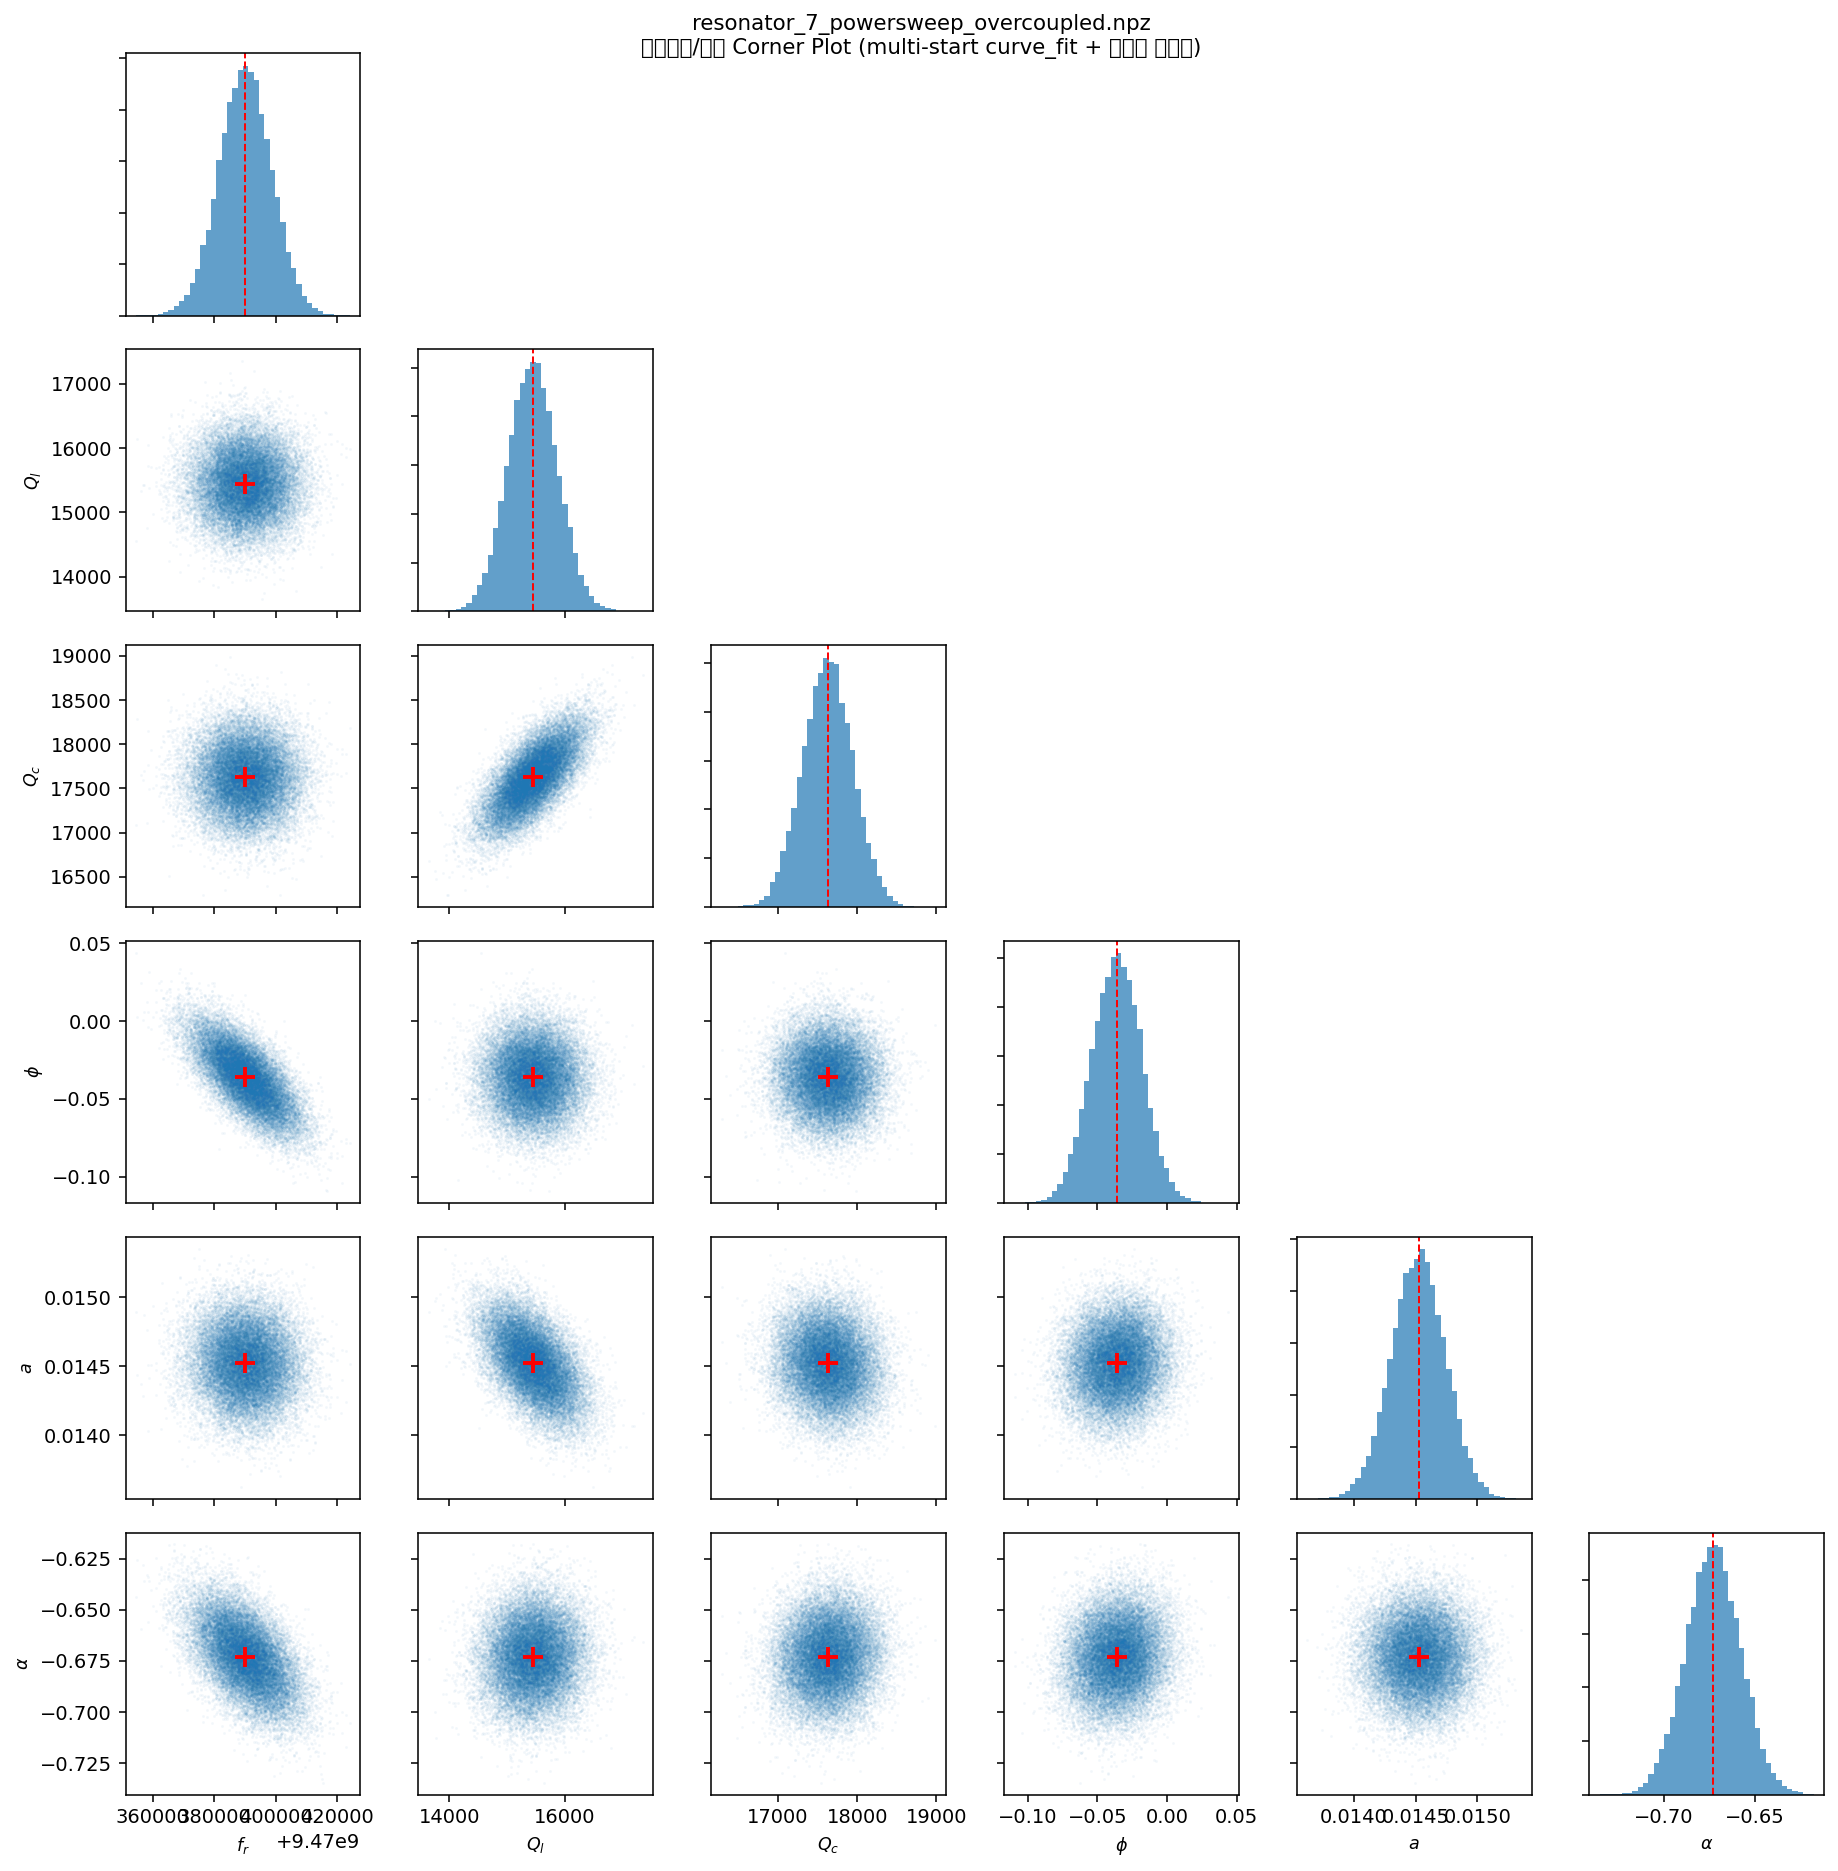

Generate this figure with Python:
"""
fano_single_resonator_corner.py
=================================================================
9개 resonator 중 하나를 골라, 베이지안/피셔 방식(curve_fit +
multi-start + 피셔행렬 기반 공분산)으로 분석하고, 그 결과를
"corner plot"(파라미터 여러 개의 상관관계를 한 번에 보여주는 격자
형태 그래프)으로 시각화합니다.

[emcee 없이 corner plot을 만드는 방법 - 왜 이렇게 하는가]
이 환경에는 emcee(진짜 MCMC 샘플러)도, corner(전용 시각화
패키지)도 설치되어 있지 않고 네트워크도 막혀 있어 설치가
불가능합니다. 대신 다음 방식을 씁니다:
  1. curve_fit으로 최적점(popt)을 구함 (이게 "posterior의 최댓값"에
     해당 - 어제/오늘 계속 설명한 대로, uniform prior + gaussian
     likelihood 조합에서는 MAP=최소제곱 해와 정확히 같음)
  2. 피셔행렬로 그 최적점 주변의 곡률(공분산)을 구함
  3. 공분산 행렬을 가진 다변량 정규분포에서 수만 개의 가상 표본을
     뽑음 - 이게 "posterior가 정확히 가우시안이라고 가정했을 때의
     MCMC 샘플"과 수학적으로 동일합니다(선형화 근사, Laplace
     approximation이라고 부르는 표준적인 기법)
  4. 이 표본들을 파라미터 쌍마다 산점도로, 각 파라미터는 히스토그램
     으로 그리면 -> 이게 정확히 corner plot의 정의입니다.
matplotlib.pyplot.subplots로 N x N 격자를 직접 만들어서 구현합니다.

[분석자가 조정할 수 있는 설정값들 - 이 스크립트의 목적]
파일 맨 위 STEP 0에 있는 aa_ 변수들을 바꿔가며, 어떤 resonator를
볼지, multi-start 후보를 얼마나 촘촘히 할지, 몬테카를로 샘플
개수를 얼마나 크게 할지 등을 자유롭게 실험해볼 수 있습니다.
"""

import numpy as np
from scipy.optimize import curve_fit
import matplotlib
matplotlib.use('Agg')
import matplotlib.pyplot as plt
import os
import sys
import json

sys.path.insert(0, os.getcwd())
import fano_models
import fano_fisher_matrix as fm


# =========================================================
# STEP 0. 분석자 설정값 (aa_ 접두사) - 여기를 바꿔가며 실험해보세요
# =========================================================
aa_upload_dir = '/mnt/user-data/uploads/'
aa_resonator_choice = 'resonator_7_powersweep_overcoupled.npz'
    # [조정 가능] 9개 파일 중 하나를 골라 자세히 봄. 오늘 요약표에서
    # "베이지안 68%폭이 가장 넓었던"(=가장 불확실했던) resonator_7을
    # 기본값으로 골랐음 - corner plot에서 파라미터 간 상관관계
    # (축퇴)가 가장 뚜렷하게 보일 가능성이 높은 케이스.

aa_power_slice_index = 0     # [조정 가능] 어느 전력 slice를 볼지
aa_n_ports = 1.0              # [조정 가능] reflection(1.0) vs notch(2.0)
aa_isolation_db = 15          # [조정 가능] circle fit 참고용 isolation 가정값
aa_step_fraction = 1e-6       # [조정 가능] 피셔행렬 수치미분 스텝 크기.
    # 너무 크면(예: 1e-4) fr처럼 절대 스케일이 큰 파라미터의 미분이
    # 부정확해짐(어제/오늘 여러 번 확인한 문제). 너무 작으면(예:
    # 1e-10) 반대로 부동소수점 반올림 오차 때문에 미분이 불안정해질
    # 수 있음 - 1e-6~1e-8 사이가 보통 안전한 절충점.
aa_phi_candidates = [-2.5, -1.5, -0.5, 0.0, 0.5, 1.5, 2.5]
    # [조정 가능] multi-start에 쓸 phi 초기값 후보들. 더 촘촘하게
    # (예: -3~3 사이를 0.5 간격 대신 0.2 간격으로) 늘리면 국소최적점을
    # 놓칠 확률이 줄어들지만, 그만큼 계산 시간이 늘어남 - 정확도와
    # 속도의 트레이드오프.
aa_mc_sample_size = 30000     # [조정 가능] 공분산 행렬에서 뽑을 몬테카를로
    # 표본 개수. 많을수록 히스토그램이 매끈해지지만 계산이 느려짐.

aa_output_dir = '/home/claude/qubit_analysis_template/outputs/'
os.makedirs(aa_output_dir, exist_ok=True)

print("=" * 60)
print("분석자 설정값(aa_*) 요약:")
for k, v in list(globals().items()):
    if k.startswith("aa_") and not isinstance(v, list):
        print(f"  {k:24s} = {v}")
print(f"  aa_phi_candidates        = {aa_phi_candidates}")
print("=" * 60)


# =========================================================
# STEP 1. 데이터 로드
# =========================================================
def load_fano_npz(filepath):
    raw = np.load(filepath, allow_pickle=True)
    amplitude, phase = raw['amplitude'], raw['phase']
    freq_hz, power_dbm = raw['frequency'], raw['power']
    s21 = amplitude * np.exp(1j * phase)
    settings_dict = json.loads(raw['settings'][0])
    cable_delay = settings_dict.get('vna', {}).get('port1_edel', None)
    return {'power_dbm': power_dbm, 'freq_hz': freq_hz, 's21': s21, 'cable_delay': cable_delay}


full_path = os.path.join(aa_upload_dir, aa_resonator_choice)
data = load_fano_npz(full_path)
f_grid = data['freq_hz']
s21 = data['s21'][aa_power_slice_index, :]
delay = data['cable_delay']
power_val = data['power_dbm'][aa_power_slice_index]
mag = np.abs(s21)

print(f"\n분석 대상: {aa_resonator_choice}, power={power_val:.1f}dBm")


# =========================================================
# STEP 2. Circle fit (참고용 - 베이지안 결과와 비교하기 위해)
# =========================================================
cf_result = fano_models.autofit(f_grid, s21, n_ports=aa_n_ports, fixed_delay=delay, isolation=aa_isolation_db)
print(f"\n[참고] circle fit 결과:")
print(f"  fr={cf_result['fr']/1e9:.6f}GHz, Ql={cf_result['Ql']:.1f}, Qc={cf_result['Qc']:.1f}, "
      f"Qi={cf_result['Qi']:.1f}, phi={cf_result['phi']:.4f}")
qi_max_str = 'inf' if np.isinf(cf_result['Qi_max']) else f"{cf_result['Qi_max']:.1f}"
print(f"  Qi_min={cf_result['Qi_min']:.1f}, Qi_max={qi_max_str}")


# =========================================================
# STEP 3. 베이지안/피셔 분석 (multi-start curve_fit)
# =========================================================
param_names = ['fr', 'Ql', 'Qc', 'phi', 'a', 'alpha']
param_labels = [r'$f_r$', r'$Q_l$', r'$Q_c$', r'$\phi$', r'$a$', r'$\alpha$']

mask = mag > np.percentile(mag, 80)
noise_sigma = np.std(np.real(s21[mask]))
print(f"\nnoise_sigma = {noise_sigma:.6f}")

fr_guess = f_grid[np.argmin(mag)]
half_level = (mag.max() + mag.min()) / 2
above_half = np.where(mag > half_level)[0]
fwhm_guess = f_grid[above_half[-1]] - f_grid[above_half[0]] if len(above_half) > 1 else 1e6
Ql_guess = fr_guess / max(fwhm_guess, 1e3)

def model_wrapper(f, fr, Ql, Qc, phi, a, alpha):
    m = fano_models.Sij(f, fr, Ql, Qc, phi, a, alpha, delay, n_ports=aa_n_ports)
    return np.concatenate([np.real(m), np.imag(m)])

y_data = np.concatenate([np.real(s21), np.imag(s21)])
sigma_for_fit = np.full_like(y_data, noise_sigma)
lower_bounds = [f_grid.min(), 1.0, 1.0, -np.pi, 1e-8, -np.pi]
upper_bounds = [f_grid.max(), 1e8, 1e8, np.pi, 1.0, np.pi]

print(f"\nmulti-start curve_fit 실행 중 (phi 후보 {len(aa_phi_candidates)}개)...")
best_popt, best_chi2 = None, np.inf
for phi0 in aa_phi_candidates:
    p0_trial = [fr_guess, Ql_guess, Ql_guess * 1.1, phi0, mag.max() - mag.min(), phi0]
    try:
        popt_trial, _ = curve_fit(
            model_wrapper, f_grid, y_data, p0=p0_trial,
            sigma=sigma_for_fit, absolute_sigma=True,
            bounds=(lower_bounds, upper_bounds), maxfev=30000
        )
        model_trial = fano_models.Sij(f_grid, *popt_trial, delay, n_ports=aa_n_ports)
        residual = s21 - model_trial
        chi2_trial = np.sum((np.real(residual)/noise_sigma)**2 + (np.imag(residual)/noise_sigma)**2)
        print(f"  phi0={phi0:+.1f} -> chi2={chi2_trial:.2f}")
        if chi2_trial < best_chi2:
            best_chi2 = chi2_trial
            best_popt = popt_trial
    except Exception as e:
        print(f"  phi0={phi0:+.1f} -> 실패 ({e})")

popt = best_popt
print(f"\n최종 채택 (chi2={best_chi2:.2f}):")
for i, name in enumerate(param_names):
    print(f"  {name}: {popt[i]:.6g}")


# =========================================================
# STEP 4. 피셔행렬 -> 공분산 -> 몬테카를로 샘플 (=corner plot 재료)
# =========================================================
fixed_kwargs = {'delay': delay, 'n_ports': aa_n_ports}
F = fm.fisher_information_matrix(fano_models.Sij, popt, param_names, f_grid,
                                    noise_sigma, fixed_kwargs, step_fraction=aa_step_fraction)
cov = fm.covariance_from_fisher(F)

eigvals = np.linalg.eigvalsh(cov)
print(f"\n공분산 행렬 최소 고유값: {eigvals.min():.3e} "
      f"({'정상(양수)' if eigvals.min() > 0 else '⚠️ 비정상(음수) - 결과 주의'})")

mc_samples = np.random.default_rng(0).multivariate_normal(popt, cov, size=aa_mc_sample_size)

Qi_mc = 1.0 / (1.0/mc_samples[:,1] - 1.0/mc_samples[:,2])
valid_qi = (Qi_mc > 0) & (Qi_mc < 1e7)
print(f"\nQi (베이지안/피셔): 중앙값={np.median(Qi_mc[valid_qi]):.1f}, "
      f"[16%,84%]=[{np.percentile(Qi_mc[valid_qi],16):.1f}, {np.percentile(Qi_mc[valid_qi],84):.1f}]")


# =========================================================
# STEP 5. 손수 그리는 corner plot
# =========================================================
def simple_corner_plot(samples, labels, truths=None, bins=40):
    """
    corner 패키지 없이 matplotlib만으로 만드는 간단한 corner plot.
    대각선에는 각 파라미터의 히스토그램(1차원 분포), 대각선 아래
    삼각형에는 두 파라미터 쌍의 2차원 산점도(상관관계)를 그림 -
    이게 corner plot의 표준적인 정의.
    """
    n = samples.shape[1]
    fig, axes = plt.subplots(n, n, figsize=(2.2*n, 2.2*n))
    for i in range(n):
        for j in range(n):
            ax = axes[i, j]
            if j > i:
                # 대각선 위쪽 삼각형은 정보 중복이므로 그리지 않고 숨김
                ax.axis('off')
                continue
            if i == j:
                ax.hist(samples[:, i], bins=bins, color='tab:blue', alpha=0.7)
                if truths is not None:
                    ax.axvline(truths[i], color='red', ls='--', lw=1)
            else:
                ax.plot(samples[:, j], samples[:, i], '.', ms=1, alpha=0.05, color='tab:blue')
                    # alpha를 아주 낮게(0.05) 줘서, 점이 수만 개 겹쳐도
                    # 밀도가 높은 곳이 자연스럽게 진하게 보이도록 함
                    # (전용 corner 패키지의 등고선 표시를 산점도로 흉내).
                if truths is not None:
                    ax.plot(truths[j], truths[i], 'r+', ms=10, mew=2)
            if i == n-1:
                ax.set_xlabel(labels[j], fontsize=9)
            else:
                ax.set_xticklabels([])
            if j == 0 and i != 0:
                ax.set_ylabel(labels[i], fontsize=9)
            else:
                ax.set_yticklabels([])
    plt.tight_layout()
    return fig


fig = simple_corner_plot(mc_samples, param_labels, truths=popt)
fig.suptitle(f'{aa_resonator_choice}\n베이지안/피셔 Corner Plot (multi-start curve_fit + 공분산 샘플링)',
             y=1.01, fontsize=11)
plt.savefig(os.path.join(aa_output_dir, 'fano_single_resonator_corner.png'), dpi=140, bbox_inches='tight')
print(f"\nCorner plot 저장 완료: {os.path.join(aa_output_dir, 'fano_single_resonator_corner.png')}")
